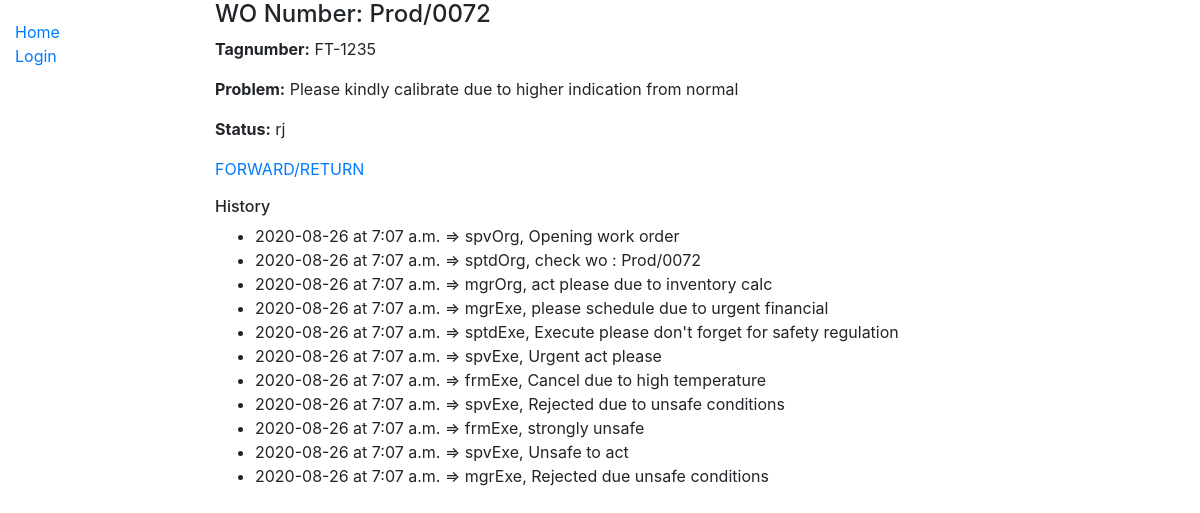
/workOrder/work_order/72, run on an earlier commit of the app's database.
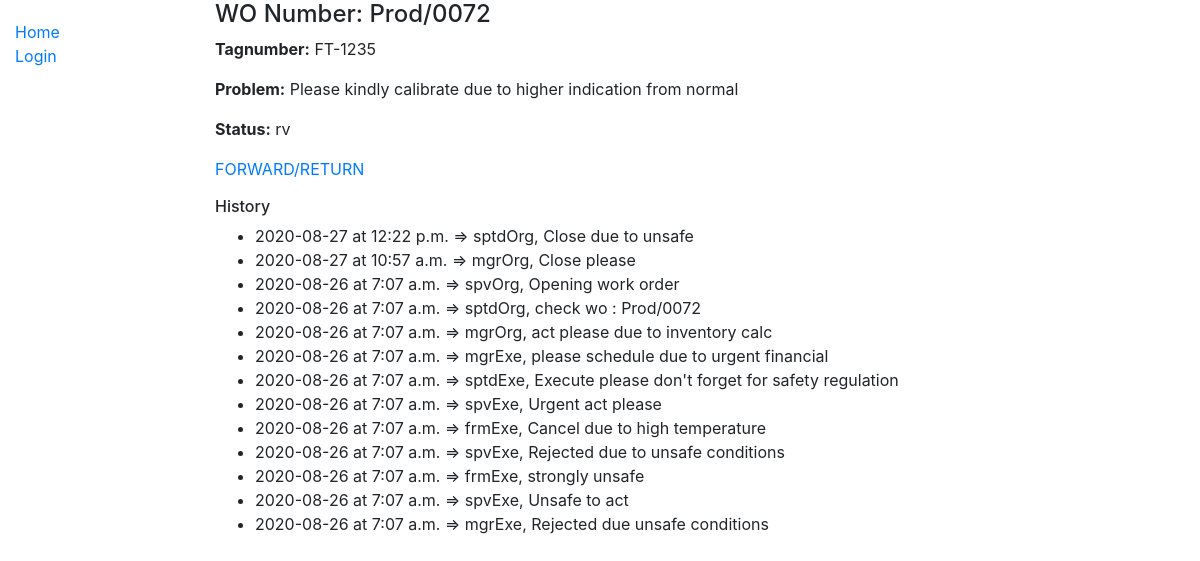
And on a later commit of the database.
### workOrder/models.py (models this page shows, shortened)
class Work_order(models.Model):
    wo_number = models.CharField(max_length=20, null=True)
    tagnumber = models.CharField(max_length=50, null=True, help_text='Enter tagnumber(eg. FT-1405)')
    problem = models.TextField(max_length=1000, null=True)
    originator = models.ForeignKey(User,
        on_delete=models.SET_NULL,
        null=True)
    dest_section = models.ForeignKey(Section,
        on_delete=models.SET_NULL,
        null=True)
    PRIORITY_STATUS = (
        ('n', 'Normal'),
        ('e', 'Emergency'),
        ('s', 'Shutdown'),
        ('o', 'Other'),
    )
    priority = models.CharField(max_length=1,
        choices=PRIORITY_STATUS,
        blank=True,
        default='n')
    date_open = models.DateField()
    status = models.CharField(max_length=2,
        blank=True)
    current_user_id = models.IntegerField(null=True)
    class Meta:
        ordering = ['originator','status','wo_number']

class Work_order_journal(models.Model):
    comment = models.TextField(max_length=200, null=True, help_text='Enter comment')
    date = models.DateField()
    time = models.TimeField()
    concern_user = models.ForeignKey(User,
        on_delete=models.SET_NULL,
        null=True)
    wO_on_process = models.ForeignKey(Work_order,
        on_delete=models.SET_NULL,
        null=True)
    ACTION_STATUS = (
        ('f', 'Forward'),
        ('r', 'Return'),
        ('o', 'Other'),
    )
    action = models.CharField(max_length=1,
        blank=True,
        default='f')
    class Meta:
        ordering = ['-date', '-time']

### workOrder/views.py (the view)
# urls.py: path('work_order/<int:pk>', views.Work_orderDetailView.as_view(), name='work_order-detail'),
class Work_orderDetailView(generic.DetailView):
    model = Work_order #prinsipnya dengan ini saja sdh cukup, namun kita perlu tambahan info di bawah ini
    def get_context_data(self, **kwargs):
        context = super().get_context_data(**kwargs)
        context['woPK'] = context['object'].id
        context['journal_list'] = Work_order_journal.objects.filter(wO_on_process=context['object'].id)
        return context

### workOrder/templates/workOrder/work_order_detail.html
{% extends "base_generic.html" %}
{% block content %}
    <h4>WO Number: {{ work_order.wo_number }}</h4>
    <p><strong>Tagnumber:</strong> {{ work_order.tagnumber }}</p>
    <p><strong>Problem:</strong> {{ work_order.problem }}</p>
    <p><strong>Status:</strong> {{ work_order.status }}</p>
    <p>
      <a href="{% url 'work_order_forward' pk=woPK %}">FORWARD/RETURN</a>
    </p>
    <h6>History</h6>
    {% if journal_list %}
      <table>
        <ul>
          {% for journal in journal_list %}
            <li>
              {{journal.date}} at
              {{journal.time}} =>
              {{journal.concern_user}},
              {{journal.comment}}
            </li>
          {% endfor %}
        </ul>
      </table>
    {% else %}
      <p>There are no histories</p>
    {% endif %}
  {% endblock %}

What changed in the data, as far as the page shows it:
changed Work_order "Prod/0072": status "rj" → "rv"
added Work_order_journal: date "2020-08-27", time "12:22 p.m.", concern_user "sptdOrg", comment "Close due to unsafe"
added Work_order_journal: date "2020-08-27", time "10:57 a.m.", concern_user "mgrOrg", comment "Close please"
